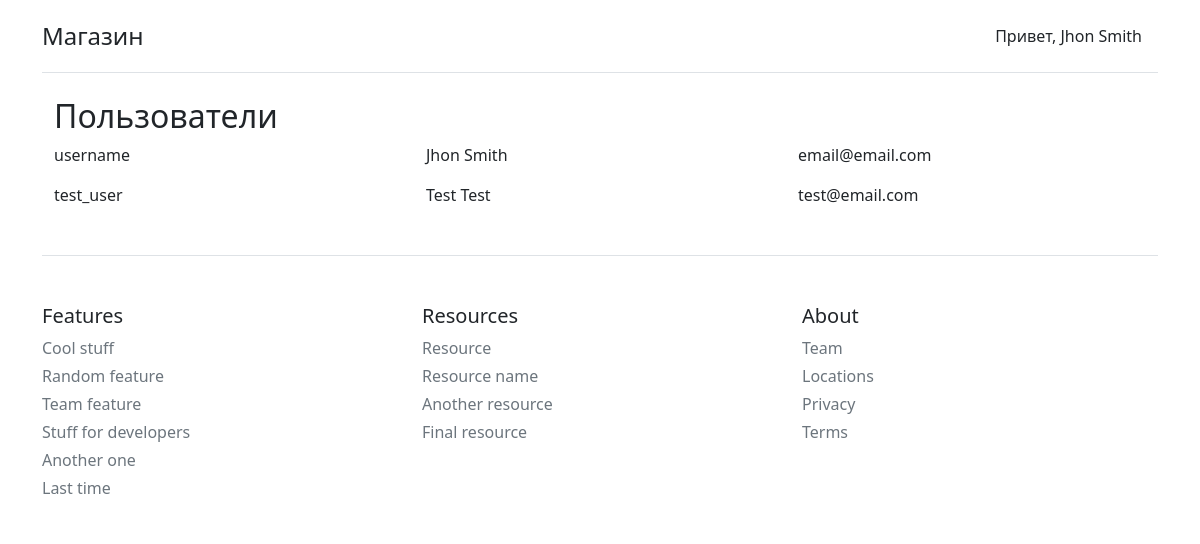
/users (signed in), run on the app's committed database.
### eshop/models.py (models this page shows, shortened)
class Main:
    def add_to(self):
        try:
            db.session.add(self)
            db.session.commit()
            return True
        except Exception as e:
            print(e)
            return False

class User(db.Model, UserMixin, Main):
    __tablename__ = 'eshop_User'
    id = db.Column(
        db.Integer,
        primary_key=True
    )
    email = db.Column(
        db.String(100),
        unique=True,
        nullable=False
    )
    username = db.Column(
        db.String(100),
        unique=True,
        nullable=False
    )
    name = db.Column(
        db.String(200)
    )
    password = db.Column(
        db.String(200),
        primary_key=False,
        unique=False,
        nullable=False
    )
    reg_date = db.Column(
        db.DateTime,
        default=datetime.utcnow
    )
    active = db.Column(db.Boolean(), default=True)
    roles = db.relationship('Role', secondary=roles_users, backref=db.backref('users', lazy='dynamic'))

### eshop/routes.py (the view)
@app.route('/users')
@roles_required('editor')
def user_list():
    users = User.query.all()
    return render_template('admin/users.html', users=users)

### eshop/templates/admin/users.html (shortened to what this page needs)
{% extends 'base.html' %}
{% block content %}
<div class="container">
    <h2 class="mt-4">Пользователи</h2>
    {% for user in users %}
        <div class="row mb-3">
          <div class="col-4 themed-grid-col">{{ user.username }}</div>
          <div class="col-4 themed-grid-col">{{ user.name }}</div>
          <div class="col-4 themed-grid-col">{{ user.email }}</div>
        </div>
    {% endfor %}
</div>
{% endblock %}

### eshop/templates/header.html
<header>
    <div class="d-flex flex-column flex-md-row align-items-center pb-3 mb-4 border-bottom">
      <a href="{{ url_for('index') }}" class="d-flex align-items-center text-dark text-decoration-none">
        <span class="fs-4">Магазин</span>
      </a>
      <nav class="d-inline-flex mt-2 mt-md-0 ms-md-auto">
        {% if not current_user.is_authenticated  %}
          <a class="me-3 py-2 text-dark text-decoration-none" href="{{ url_for('about') }}">О нас</a>
          <a class="btn btn-outline-warning" href="{{ url_for('auth_bp.login') }}">Войти</a>
        {% else %}
          {% if current_user.has_role('editor') %}
            <a class="me-3 py-2 text-dark text-decoration-none" href="{{ url_for('dashboard', username=current_user.username) }}">Привет, {{ current_user.name }}</a>
          {% else %}
            <a class="me-3 py-2 text-dark text-decoration-none" href="{{ url_for('user_dashboard', username=current_user.username) }}">Привет, {{ current_user.name }}</a>
          {% endif %}
        {% endif %}
      </nav>
    </div>
</header>

### data on the page
User: name "Jhon Smith", username "username", email "email@email.com"
User: username "test_user", name "Test Test", email "test@email.com"
